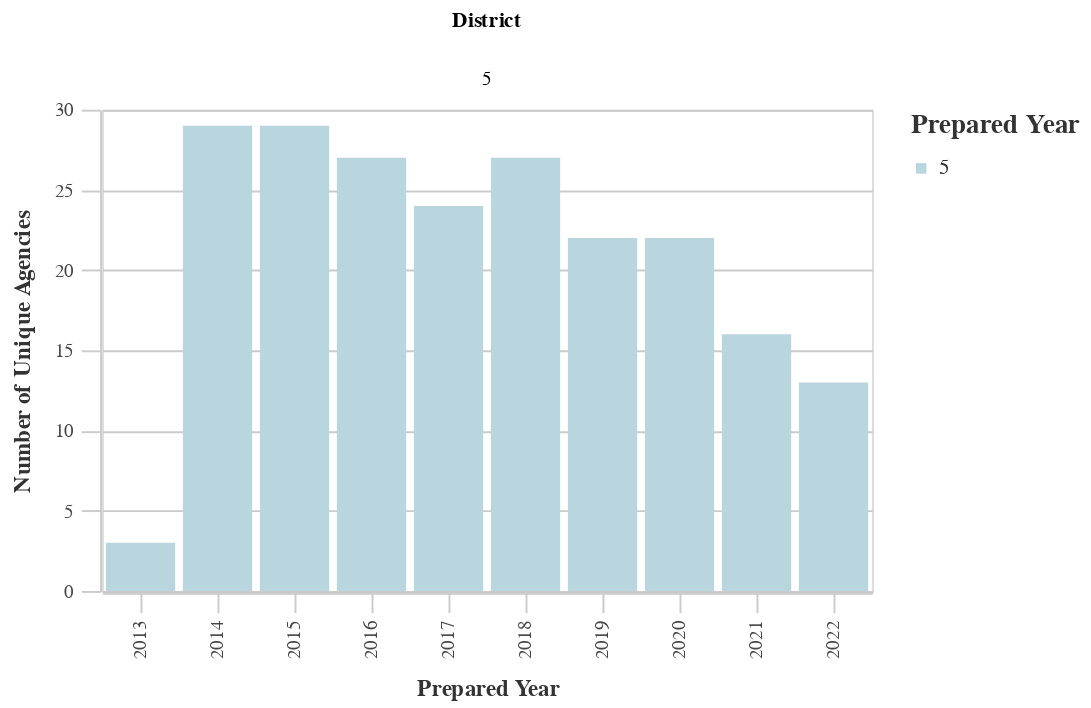

Notebook cell for this chart:
### Markdown cell above
### Number of Unique Agencies by District

### Code cell
# Unique Agencies by Dist
dist_years_agency = ((
        df
        >> group_by(_.prepared_y, _.dist)
        >> summarize(n=_.primary_agency_name.nunique())
        >> arrange(-_.prepared_y)
    )
        .rename(columns={'dist':'District', 'n':'Count'})
    )
chart10 = (alt.Chart(dist_years_agency).mark_bar().encode(
        column='District:N',
        x=alt.X('prepared_y:O', title='Prepared Year'),
        y=alt.Y('Count:Q', title='Number of Unique Agencies'),
        color = alt.Color("District:N", 
                              scale=alt.Scale(
                                  range=altair_utils.CALITP_SEQUENTIAL_COLORS),  
                               legend=alt.Legend(title="Prepared Year")
                              )))
                              
chart10 = styleguide.preset_chart_config(chart10)
chart10 = _dla_utils_reports.add_tooltip(chart10, 'prepared_y', 'Count')

display(chart10)

### Figure 1 — Vega-Lite specification as saved in the notebook (floating-point values rounded to 4 significant figures)
{"config": {"view": {"continuousWidth": 400, "continuousHeight": 300}, "axis": {"domainColor": "#cbcbcb", "grid": true, "gridColor": "#cbcbcb", "gridWidth": 1, "labelColor": "#474747", "labelFont": "Nunito Sans", "labelFontSize": 10, "labelPadding": 4, "tickColor": "#cbcbcb", "tickSize": 10, "titleColor": "#333", "titleFont": "Raleway", "titleFontSize": 12, "titlePadding": 10}, "axisBand": {"grid": false}, "background": "white", "font": "Raleway", "header": {"labelFont": "Nunito Sans", "titleFont": "Raleway"}, "legend": {"labelColor": "#333", "labelFont": "Nunito Sans", "labelFontSize": 11, "labelLimit": 0, "padding": 1, "symbolSize": 30, "symbolType": "square", "titleColor": "#333", "titleFont": "Raleway", "titleFontSize": 14, "titlePadding": 10}, "title": {"anchor": "middle", "font": "Raleway", "fontSize": 18, "fontWeight": 300, "offset": 20}}, "data": {"name": "data-d1b157b83f2a52f8f3666fa36ffe24dd"}, "mark": "bar", "encoding": {"color": {"field": "District", "legend": {"title": "Prepared Year"}, "scale": {"range": ["#B9D6DF", "#8CBCCB", "#2EA8CE", "#136C97", "#0B405B"]}, "type": "nominal"}, "column": {"field": "District", "type": "nominal"}, "tooltip": [{"field": "prepared_y", "type": "quantitative"}, {"field": "Count", "type": "quantitative"}], "x": {"field": "prepared_y", "title": "Prepared Year", "type": "ordinal"}, "y": {"field": "Count", "title": "Number of Unique Agencies", "type": "quantitative"}}, "height": 250, "width": 400, "$schema": "https://vega.github.io/schema/vega-lite/v4.17.0.json", "datasets": {"data-d1b157b83f2a52f8f3666fa36ffe24dd": [{"prepared_y": 2022.0, "District": 5, "Count": 13}, {"prepared_y": 2021.0, "District": 5, "Count": 16}, {"prepared_y": 2020.0, "District": 5, "Count": 22}, {"prepared_y": 2019.0, "District": 5, "Count": 22}, {"prepared_y": 2018.0, "District": 5, "Count": 27}, {"prepared_y": 2017.0, "District": 5, "Count": 24}, {"prepared_y": 2016.0, "District": 5, "Count": 27}, {"prepared_y": 2015.0, "District": 5, "Count": 29}, {"prepared_y": 2014.0, "District": 5, "Count": 29}, {"prepared_y": 2013.0, "District": 5, "Count": 3}]}}
